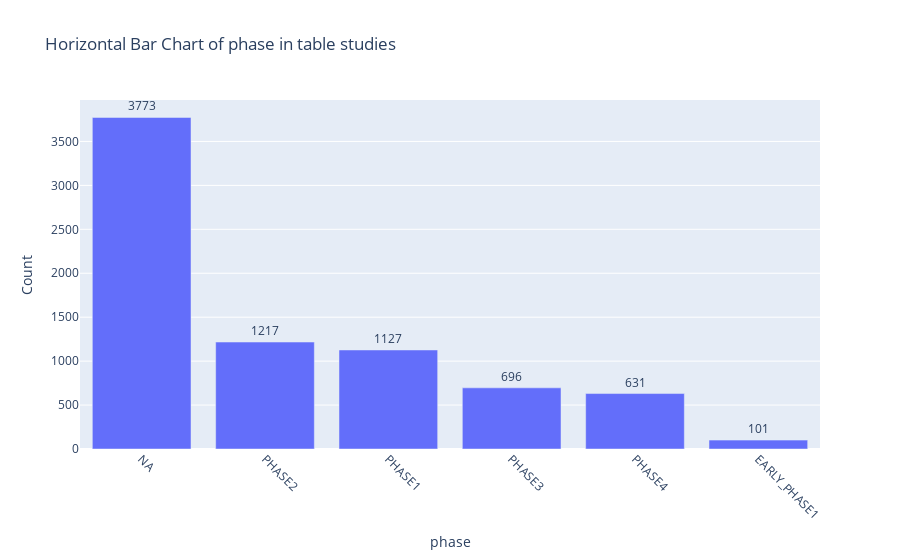
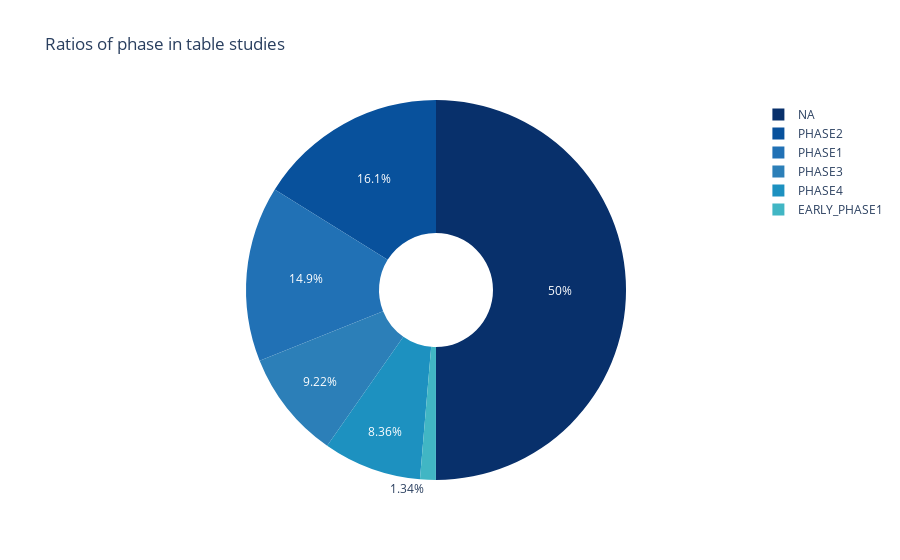
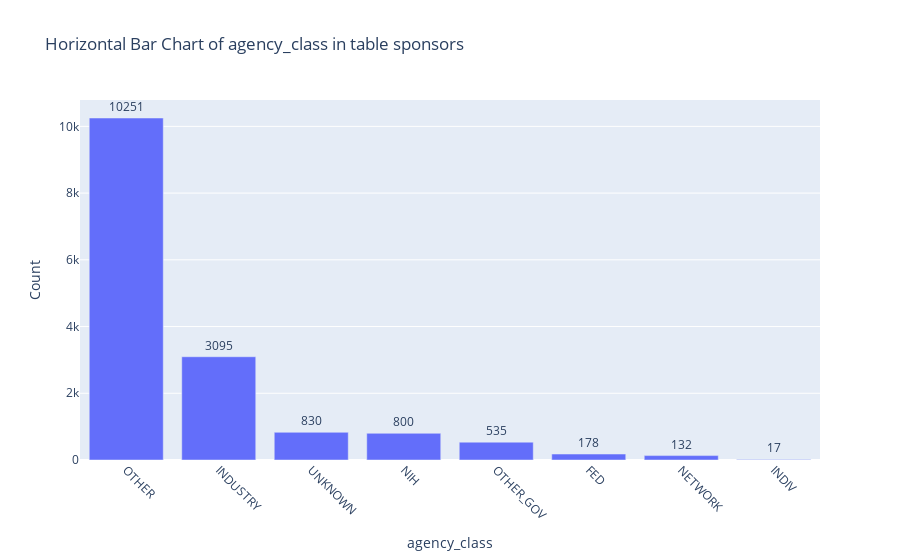
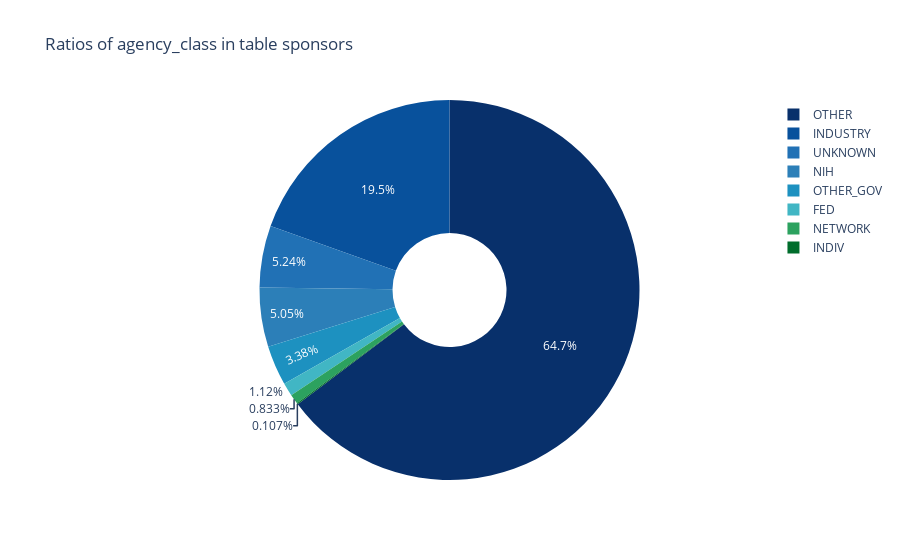

Notebook code for these charts, in order:
### Markdown cell above
* **Study type**: The dataset is strongly skewed toward interventional studies.

    Interventional: 7,546 (75.5%) — dominant study type

    Observational: 2,416 (24.2%)

    Unspecified / missing: 23 (0.2%)

    Expanded access: 15 (0.15%)

* **Enrollment type**: Most studies report final (actual) enrollment, but over one-third rely on estimates.

    Actual enrollment: 6,164 (61.6%)

    Estimated enrollment: 3,525 (35.3%)

    Missing enrollment type: 311 (3.1%)


* **Gender eligibility**: The vast majority of studies are open to all genders

    All genders: 8,617 (86.2%)

    Female only: 974 (9.7%)

    Male only: 379 (3.8%)
 

* **Outcomes**: Studies define about twice as many secondary outcomes as primary outcomes.

    Secondary outcomes: 41,157 (66.6%)

    Primary outcomes: 20,609 (33.4%)

* **Sponsors**:  Every study has exactly one lead sponsor, with many involving additional collaborators.

    Lead sponsors: 10,000 (63.1%)

    Collaborators: 5,861 (36.9%)



*  **Study design – Allocation** Roughly half of the studies are randomized, but a substantial portion lack allocation data


    Randomized: 4,955 (50.3%)

    Non-randomized: 826 (8.4%)

    Not applicable / missing (NA): 1,673 (17.0%)

    Unaccounted records: 2,397 (24.3%)

### Code cell
for table in tables_ddbb:
    
    for col in dict_df_clinical_trials[table].columns:
        if "_id" not in col:
            vc = pd.DataFrame(dict_df_clinical_trials[table][col].value_counts().reset_index())
            if 4<len(vc) <=9:
                print (f"# # # # # # {table} ({len(dict_df_clinical_trials[table])} records in total) # # # # # # ")
                display(vc) 
                plot_bar(dict_df_clinical_trials[table], col, top_n=15, title= f"Horizontal Bar Chart of {col} in table {table}")
                plot_pie(dict_df_clinical_trials[table], col, top_n=10, title=f"Ratios of {col} in table {table}")

### Figure 1 — Plotly figure (JSON) as saved in the notebook; plotly's stock layout.template omitted (floating-point values rounded to 4 significant figures)
{"data": [{"hovertemplate": "phase=%{x}<br>Count=%{text}<extra></extra>", "legendgroup": "", "marker": {"color": "#636efa", "pattern": {"shape": ""}}, "name": "", "orientation": "v", "showlegend": false, "text": [3773.0, 1217.0, 1127.0, 696.0, 631.0, 101.0], "textposition": "outside", "type": "bar", "x": ["NA", "PHASE2", "PHASE1", "PHASE3", "PHASE4", "EARLY_PHASE1"], "xaxis": "x", "y": [3773, 1217, 1127, 696, 631, 101], "yaxis": "y"}], "layout": {"barmode": "relative", "legend": {"tracegroupgap": 0}, "title": {"text": "Horizontal Bar Chart of phase in table studies"}, "xaxis": {"anchor": "y", "domain": [0, 1], "tickangle": 45, "title": {"text": "phase"}}, "yaxis": {"anchor": "x", "domain": [0, 1], "title": {"text": "Count"}}}}

### Figure 2 — Plotly figure (JSON) as saved in the notebook; plotly's stock layout.template omitted (floating-point values rounded to 4 significant figures)
{"data": [{"domain": {"x": [0, 1], "y": [0, 1]}, "hole": 0.3, "hovertemplate": "label=%{label}<br>value=%{value}<extra></extra>", "labels": ["NA", "PHASE2", "PHASE1", "PHASE3", "PHASE4", "EARLY_PHASE1"], "legendgroup": "", "name": "", "showlegend": true, "type": "pie", "values": [3773, 1217, 1127, 696, 631, 101]}], "layout": {"legend": {"tracegroupgap": 0}, "piecolorway": ["#08306B", "#08519C", "#2171B5", "#2C7FB8", "#1D91C0", "#41B6C4", "#2CA25F", "#006D2C", "#00441B"], "title": {"text": "Ratios of phase in table studies"}}}

### Figure 3 — Plotly figure (JSON) as saved in the notebook; plotly's stock layout.template omitted (floating-point values rounded to 4 significant figures)
{"data": [{"hovertemplate": "agency_class=%{x}<br>Count=%{text}<extra></extra>", "legendgroup": "", "marker": {"color": "#636efa", "pattern": {"shape": ""}}, "name": "", "orientation": "v", "showlegend": false, "text": [10250.0, 3095.0, 830.0, 800.0, 535.0, 178.0, 132.0, 17.0], "textposition": "outside", "type": "bar", "x": ["OTHER", "INDUSTRY", "UNKNOWN", "NIH", "OTHER_GOV", "FED", "NETWORK", "INDIV"], "xaxis": "x", "y": [10251, 3095, 830, 800, 535, 178, 132, 17], "yaxis": "y"}], "layout": {"barmode": "relative", "legend": {"tracegroupgap": 0}, "title": {"text": "Horizontal Bar Chart of agency_class in table sponsors"}, "xaxis": {"anchor": "y", "domain": [0, 1], "tickangle": 45, "title": {"text": "agency_class"}}, "yaxis": {"anchor": "x", "domain": [0, 1], "title": {"text": "Count"}}}}

### Figure 4 — Plotly figure (JSON) as saved in the notebook; plotly's stock layout.template omitted (floating-point values rounded to 4 significant figures)
{"data": [{"domain": {"x": [0, 1], "y": [0, 1]}, "hole": 0.3, "hovertemplate": "label=%{label}<br>value=%{value}<extra></extra>", "labels": ["OTHER", "INDUSTRY", "UNKNOWN", "NIH", "OTHER_GOV", "FED", "NETWORK", "INDIV"], "legendgroup": "", "name": "", "showlegend": true, "type": "pie", "values": [10251, 3095, 830, 800, 535, 178, 132, 17]}], "layout": {"legend": {"tracegroupgap": 0}, "piecolorway": ["#08306B", "#08519C", "#2171B5", "#2C7FB8", "#1D91C0", "#41B6C4", "#2CA25F", "#006D2C", "#00441B"], "title": {"text": "Ratios of agency_class in table sponsors"}}}
